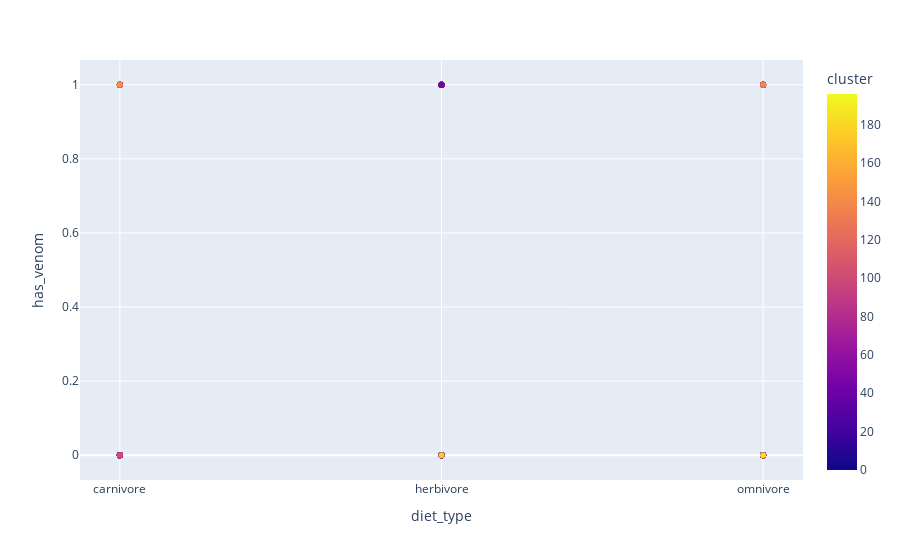

Notebook cell for this chart:
### Code cell
# Cruzamento entre diet_type e has_venom, apresentando os clusters
px.scatter(df, x='diet_type', y='has_venom', color='cluster')

### Figure 1 — Plotly figure (JSON) as saved in the notebook; plotly's stock layout.template omitted (floating-point values rounded to 4 significant figures; data arrays with more than 128 entries replaced by an {"elided": "..."} marker saying what was removed)
{"data": [{"hovertemplate": "diet_type=%{x}<br>has_venom=%{y}<br>cluster=%{marker.color}<extra></extra>", "legendgroup": "", "marker": {"color": {"elided": "600 int values"}, "coloraxis": "coloraxis", "symbol": "circle"}, "mode": "markers", "name": "", "orientation": "v", "showlegend": false, "type": "scatter", "x": {"elided": "600 str values"}, "xaxis": "x", "y": {"elided": "600 int values"}, "yaxis": "y"}], "layout": {"coloraxis": {"colorbar": {"title": {"text": "cluster"}}, "colorscale": [[0, "#0d0887"], [0.1111, "#46039f"], [0.2222, "#7201a8"], [0.3333, "#9c179e"], [0.4444, "#bd3786"], [0.5556, "#d8576b"], [0.6667, "#ed7953"], [0.7778, "#fb9f3a"], [0.8889, "#fdca26"], [1, "#f0f921"]]}, "legend": {"tracegroupgap": 0}, "margin": {"t": 60}, "xaxis": {"anchor": "y", "domain": [0, 1], "title": {"text": "diet_type"}}, "yaxis": {"anchor": "x", "domain": [0, 1], "title": {"text": "has_venom"}}}}
